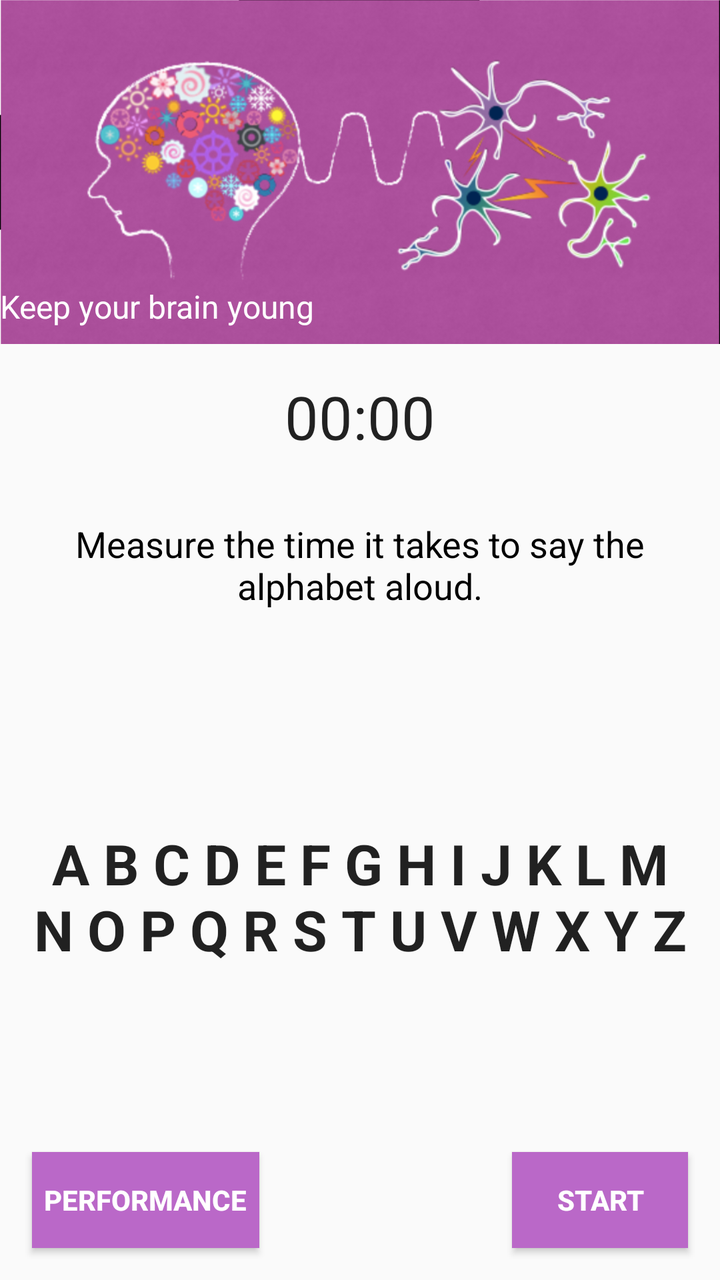
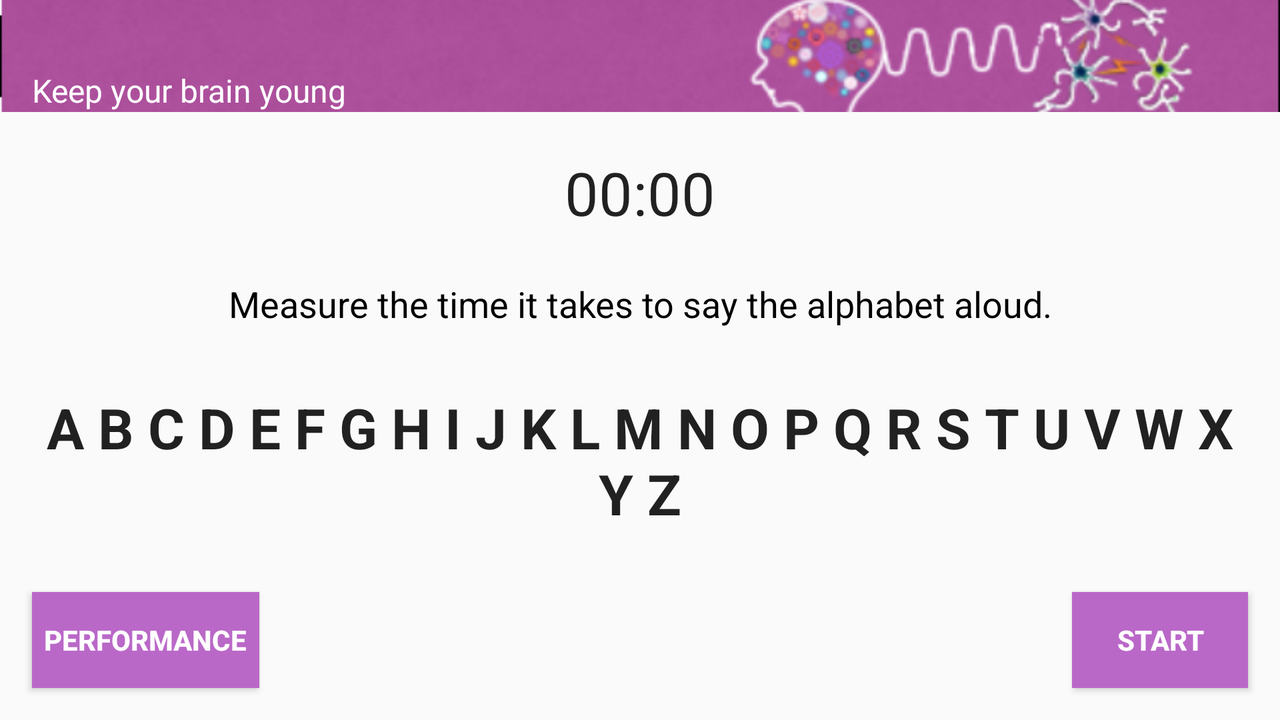

An Android layout and its configuration variant, each rendered on a device that would load it. The default file and the variant file are quoted in full after the pictures.
<!-- AndroidManifest.xml: application theme AppTheme -->
<!-- res/layout/activity_test_alphabet.xml -->
<?xml version="1.0" encoding="utf-8"?>
<android.support.constraint.ConstraintLayout
    xmlns:android="http://schemas.android.com/apk/res/android"
    xmlns:app="http://schemas.android.com/apk/res-auto"
    xmlns:tools="http://schemas.android.com/tools"
    android:layout_width="match_parent"
    android:layout_height="match_parent"
    android:id="@+id/activityAlphaLayout"
    tools:context="com.google.android.gms.example.exercisesforthebrain.TestAlphabetActivity">

    <ImageView
        android:id="@+id/imageViewBarId"
        android:layout_width="0dp"
        android:layout_height="172dp"
        android:background="@android:color/transparent"
        android:scaleType="centerCrop"
        app:layout_constraintHorizontal_bias="1.0"
        app:layout_constraintLeft_toLeftOf="parent"
        app:layout_constraintRight_toRightOf="parent"
        app:layout_constraintTop_toTopOf="parent"
        app:srcCompat="@drawable/imageforapp"
        tools:ignore="ContentDescription" />

    <TextView
        android:id="@+id/textViewSubtitleId"
        android:layout_width="wrap_content"
        android:layout_height="wrap_content"
        android:layout_marginBottom="8dp"
        android:focusable="true"
        android:nextFocusDown="@+id/chronometerId"
        android:nextFocusLeft="@+id/chronometerId"
        android:nextFocusRight="@+id/chronometerId"
        android:text="@string/subtitle"
        android:textAppearance="@android:style/TextAppearance.Material.Medium"
        android:textColor="@android:color/white"
        android:textSize="16sp"
        app:layout_constraintBottom_toBottomOf="@+id/imageViewBarId"
        app:layout_constraintLeft_toLeftOf="parent" />

    <android.support.v7.widget.Toolbar
        android:id="@+id/toolbarTestStartAlphaId"
        android:layout_width="0dp"
        android:layout_height="40dp"
        android:layout_marginLeft="0dp"
        android:layout_marginRight="0dp"
        android:layout_marginTop="0dp"
        android:elevation="4dp"
        app:layout_constraintHorizontal_bias="0.502"
        app:layout_constraintLeft_toLeftOf="parent"
        app:layout_constraintRight_toRightOf="parent"
        app:layout_constraintTop_toTopOf="parent">

    </android.support.v7.widget.Toolbar>

    <Chronometer
        android:id="@+id/chronometerId"
        android:layout_width="wrap_content"
        android:layout_height="wrap_content"
        android:layout_marginTop="16dp"
        android:contentDescription="@string/content_descriptio_timer"
        android:focusable="true"
        android:nextFocusDown="@+id/textViewDescriptionExerId"
        android:nextFocusLeft="@+id/textViewDescriptionExerId"
        android:nextFocusRight="@+id/textViewDescriptionExerId"
        android:nextFocusUp="@+id/textViewSubtitleId"
        android:textSize="30sp"
        app:layout_constraintLeft_toLeftOf="parent"
        app:layout_constraintRight_toRightOf="parent"
        app:layout_constraintTop_toBottomOf="@+id/imageViewBarId" />

    <Button
        android:id="@+id/buttonStartId"
        android:layout_width="wrap_content"
        android:layout_height="wrap_content"
        android:layout_marginBottom="16dp"
        android:layout_marginEnd="16dp"
        android:background="@color/colorfabbuttondayactivity"
        android:contentDescription="@string/content_description_AlphaTest"
        android:elevation="2dp"
        android:focusable="true"
        android:nextFocusDown="@+id/buttonPerformanceAlphaId"
        android:nextFocusLeft="@+id/buttonPerformanceAlphaId"
        android:nextFocusRight="@+id/buttonPerformanceAlphaId"
        android:nextFocusUp="@+id/textViewMathQuestionId"
        android:text="@string/start"
        android:textColor="@color/colorWhite"
        android:textStyle="bold"
        app:layout_constraintBottom_toBottomOf="parent"
        app:layout_constraintEnd_toEndOf="parent" />

    <TextView
        android:id="@+id/textViewDescriptionExerId"
        android:layout_width="0dp"
        android:layout_height="wrap_content"
        android:layout_marginLeft="16dp"
        android:layout_marginRight="16dp"
        android:layout_marginTop="16dp"
        android:elevation="4dp"
        android:focusable="true"
        android:nextFocusDown="@+id/textViewMathQuestionId"
        android:nextFocusLeft="@+id/textViewMathQuestionId"
        android:nextFocusRight="@+id/textViewMathQuestionId"
        android:nextFocusUp="@+id/chronometerId"
        android:paddingEnd="@dimen/titleAppBottMar"
        android:paddingStart="@dimen/titleAppBottMar"
        android:text="@string/descriptionTestAlphabet"
        android:textAlignment="center"
        android:textAppearance="@android:style/TextAppearance.Material.Medium"
        android:textColor="@android:color/black"
        app:layout_constraintBottom_toTopOf="@+id/guideline3"
        app:layout_constraintHorizontal_bias="0.0"
        app:layout_constraintLeft_toLeftOf="parent"
        app:layout_constraintRight_toRightOf="parent"
        app:layout_constraintTop_toBottomOf="@+id/chronometerId" />

    <TextView
        android:id="@+id/textViewMathQuestionId"
        android:layout_width="0dp"
        android:layout_height="wrap_content"
        android:layout_marginBottom="16dp"
        android:layout_marginLeft="16dp"
        android:layout_marginRight="16dp"
        android:layout_marginTop="16dp"
        android:focusable="true"
        android:nextFocusDown="@id/buttonStartId"
        android:nextFocusLeft="@id/buttonStartId"
        android:nextFocusRight="@id/buttonStartId"
        android:nextFocusUp="@id/textViewDescriptionExerId"
        android:text="@string/alphabet"
        android:textAlignment="center"
        android:textAppearance="@android:style/TextAppearance.Material.Large"
        android:textSize="28sp"
        android:textStyle="bold"
        app:layout_constraintBottom_toTopOf="@+id/buttonStartId"
        app:layout_constraintLeft_toLeftOf="parent"
        app:layout_constraintRight_toRightOf="parent"
        app:layout_constraintTop_toTopOf="@+id/guideline3" />

    <Button
        android:id="@+id/buttonPerformanceAlphaId"
        android:layout_width="wrap_content"
        android:layout_height="wrap_content"
        android:layout_marginStart="16dp"
        android:background="@color/colorfabbuttondayactivity"
        android:contentDescription="@string/content_description_performance"
        android:elevation="2dp"
        android:focusable="true"
        android:nextFocusDown="@id/textViewSubtitleId"
        android:nextFocusUp="@id/buttonStartId"
        android:paddingEnd="6dp"
        android:paddingLeft="6dp"
        android:paddingRight="6dp"
        android:paddingStart="6dp"
        android:text="@string/performance"
        android:textColor="@color/colorWhite"
        android:textStyle="bold"
        app:layout_constraintBaseline_toBaselineOf="@+id/buttonStartId"
        app:layout_constraintStart_toStartOf="parent" />

    <android.support.constraint.Guideline
        android:id="@+id/guideline3"
        android:layout_width="wrap_content"
        android:layout_height="wrap_content"
        android:orientation="horizontal"
        app:layout_constraintGuide_percent="0.5" />
</android.support.constraint.ConstraintLayout>
<!-- resources referenced by this layout -->
<resources>
  <color name="colorWhite">#ffffff</color>
  <color name="colorfabbuttondayactivity">#BA68C8</color>
  <dimen name="titleAppBottMar">8dp</dimen>
  <!-- drawable imageforapp: png bitmap (drawable-hdpi, 99083 bytes) -->
  <string name="alphabet" translatable="false">A B C D E F G H I J K L M N O P Q R S T U V W X Y Z</string>
  <string name="content_descriptio_timer">Timer</string>
  <string name="content_description_AlphaTest">Start alphabet test</string>
  <string name="content_description_performance">Look at performance</string>
  <string name="descriptionTestAlphabet">Measure the time it takes to say the alphabet aloud.</string>
  <string name="performance">Performance</string>
  <string name="start">Start</string>
  <string name="subtitle">Keep your brain young</string>
  <style name="AppTheme" parent="Theme.AppCompat.Light.NoActionBar">
          
          <item name="colorPrimary">@color/colorPrimary</item>
          <item name="colorPrimaryDark">@color/colorPrimaryDark</item>
          <item name="colorAccent">@color/colorAccent</item>
          <item name="colorControlNormal">@color/colorWhite</item>
  
          
          <item name="android:windowContentTransitions">true</item>
  
          
          <item name="android:windowEnterTransition">@transition/explode</item>
          <item name="android:windowExitTransition">@transition/explode</item>
  
          
          <item name="android:windowSharedElementEnterTransition">
              @transition/change_image_transform</item>
          <item name="android:windowSharedElementExitTransition">
              @transition/change_image_transform</item>
  
  
      </style>
  <color name="colorPrimary">#3f51b5</color>
  <color name="colorPrimaryDark">#9C27B0</color>
  <color name="colorAccent">#ff4081</color>
</resources>
<!-- res/layout-land/activity_test_alphabet.xml (the author's variant of the layout above) -->
<!-- drawn on the phone turned sideways -->
<?xml version="1.0" encoding="utf-8"?>
<android.support.constraint.ConstraintLayout
    xmlns:android="http://schemas.android.com/apk/res/android"
    xmlns:app="http://schemas.android.com/apk/res-auto"
    xmlns:tools="http://schemas.android.com/tools"
    android:layout_width="match_parent"
    android:layout_height="match_parent"
    android:id="@+id/activityAlphaLayout"
    tools:context="com.google.android.gms.example.exercisesforthebrain.TestAlphabetActivity">

    <ImageView
        android:id="@+id/imageViewBarId"
        android:layout_width="0dp"
        android:layout_height="56dp"
        android:background="@android:color/transparent"
        android:scaleType="centerCrop"
        app:layout_constraintHorizontal_bias="1.0"
        app:layout_constraintLeft_toLeftOf="parent"
        app:layout_constraintRight_toRightOf="parent"
        app:layout_constraintTop_toTopOf="parent"
        app:srcCompat="@drawable/horizontalimageforapp"
        tools:ignore="ContentDescription" />

    <TextView
        android:id="@+id/textViewSubtitleId"
        android:layout_width="wrap_content"
        android:layout_height="wrap_content"
        android:layout_marginStart="16dp"
        android:focusable="true"
        android:nextFocusDown="@+id/chronometerId"
        android:nextFocusLeft="@+id/chronometerId"
        android:nextFocusRight="@+id/chronometerId"
        android:text="@string/subtitle"
        android:textAppearance="@android:style/TextAppearance.Material.Medium"
        android:textColor="@android:color/white"
        android:textSize="16sp"
        app:layout_constraintBottom_toBottomOf="@+id/imageViewBarId"
        app:layout_constraintLeft_toLeftOf="parent" />

    <android.support.v7.widget.Toolbar
        android:id="@+id/toolbarTestStartAlphaId"
        android:layout_width="0dp"
        android:layout_height="40dp"
        android:layout_marginLeft="0dp"
        android:layout_marginRight="0dp"
        android:layout_marginTop="0dp"
        android:elevation="4dp"
        app:layout_constraintHorizontal_bias="0.502"
        app:layout_constraintLeft_toLeftOf="parent"
        app:layout_constraintRight_toRightOf="parent"
        app:layout_constraintTop_toTopOf="parent">

    </android.support.v7.widget.Toolbar>

    <Chronometer
        android:id="@+id/chronometerId"
        android:layout_width="wrap_content"
        android:layout_height="wrap_content"
        android:layout_marginBottom="60dp"
        android:layout_marginLeft="0dp"
        android:layout_marginRight="0dp"
        android:layout_marginTop="16dp"
        android:contentDescription="@string/content_descriptio_timer"
        android:focusable="true"
        android:nextFocusDown="@+id/textViewDescriptionExerId"
        android:nextFocusLeft="@+id/textViewDescriptionExerId"
        android:nextFocusRight="@+id/textViewDescriptionExerId"
        android:nextFocusUp="@+id/textViewSubtitleId"
        android:textSize="30sp"
        app:layout_constraintBottom_toTopOf="@+id/guideline3"
        app:layout_constraintLeft_toLeftOf="parent"
        app:layout_constraintRight_toRightOf="parent"
        app:layout_constraintTop_toBottomOf="@+id/imageViewBarId" />

    <Button
        android:id="@+id/buttonStartId"
        android:layout_width="wrap_content"
        android:layout_height="wrap_content"
        android:layout_marginBottom="16dp"
        android:layout_marginEnd="16dp"
        android:background="@color/colorfabbuttondayactivity"
        android:contentDescription="@string/content_description_AlphaTest"
        android:focusable="true"
        android:nextFocusDown="@+id/buttonPerformanceAlphaId"
        android:nextFocusLeft="@+id/buttonPerformanceAlphaId"
        android:nextFocusRight="@+id/buttonPerformanceAlphaId"
        android:nextFocusUp="@+id/textViewMathQuestionId"
        android:text="@string/start"
        android:textColor="@color/colorWhite"
        android:textStyle="bold"
        app:layout_constraintBottom_toBottomOf="parent"
        app:layout_constraintRight_toRightOf="parent" />

    <TextView
        android:id="@+id/textViewDescriptionExerId"
        android:layout_width="0dp"
        android:layout_height="wrap_content"
        android:layout_marginBottom="16dp"
        android:layout_marginLeft="16dp"
        android:layout_marginRight="16dp"
        android:elevation="4dp"
        android:focusable="true"
        android:nextFocusDown="@+id/textViewMathQuestionId"
        android:nextFocusLeft="@+id/textViewMathQuestionId"
        android:nextFocusRight="@+id/textViewMathQuestionId"
        android:nextFocusUp="@+id/chronometerId"
        android:paddingEnd="@dimen/titleAppBottMar"
        android:paddingStart="@dimen/titleAppBottMar"
        android:text="@string/descriptionTestAlphabet"
        android:textAlignment="center"
        android:textAppearance="@android:style/TextAppearance.Material.Medium"
        android:textColor="@android:color/black"
        app:layout_constraintBottom_toTopOf="@+id/guideline3"
        app:layout_constraintHorizontal_bias="0.0"
        app:layout_constraintLeft_toLeftOf="parent"
        app:layout_constraintRight_toRightOf="parent" />

    <TextView
        android:id="@+id/textViewMathQuestionId"
        android:layout_width="0dp"
        android:layout_height="wrap_content"
        android:layout_marginBottom="16dp"
        android:layout_marginLeft="16dp"
        android:layout_marginRight="16dp"
        android:focusable="true"
        android:nextFocusDown="@id/buttonStartId"
        android:nextFocusLeft="@id/buttonStartId"
        android:nextFocusRight="@id/buttonStartId"
        android:nextFocusUp="@id/textViewDescriptionExerId"
        android:text="@string/alphabet"
        android:textAlignment="center"
        android:textAppearance="@android:style/TextAppearance.Material.Large"
        android:textSize="28sp"
        android:textStyle="bold"
        app:layout_constraintBottom_toTopOf="@+id/buttonPerformanceAlphaId"
        app:layout_constraintHorizontal_bias="0.0"
        app:layout_constraintLeft_toLeftOf="parent"
        app:layout_constraintRight_toRightOf="parent"
        app:layout_constraintTop_toTopOf="@+id/guideline3" />

    <Button
        android:id="@+id/buttonPerformanceAlphaId"
        android:layout_width="wrap_content"
        android:layout_height="wrap_content"
        android:layout_marginBottom="16dp"
        android:layout_marginStart="16dp"
        android:background="@color/colorfabbuttondayactivity"
        android:contentDescription="@string/content_description_performance"
        android:focusable="true"
        android:nextFocusDown="@id/textViewSubtitleId"
        android:nextFocusUp="@id/buttonStartId"
        android:paddingEnd="6dp"
        android:paddingLeft="6dp"
        android:paddingRight="6dp"
        android:paddingStart="6dp"
        android:text="@string/performance"
        android:textColor="@color/colorWhite"
        android:textStyle="bold"
        app:layout_constraintBottom_toBottomOf="parent"
        app:layout_constraintLeft_toLeftOf="parent" />

    <android.support.constraint.Guideline
        android:id="@+id/guideline3"
        android:layout_width="wrap_content"
        android:layout_height="wrap_content"
        android:orientation="horizontal"
        app:layout_constraintGuide_percent="0.5" />
</android.support.constraint.ConstraintLayout>
<!-- resources referenced by the variant -->
<!-- as the phone turned sideways resolves them -->
<resources>
  <color name="colorWhite">#ffffff</color>
  <color name="colorfabbuttondayactivity">#BA68C8</color>
  <dimen name="titleAppBottMar">8dp</dimen>
  <!-- drawable horizontalimageforapp: png bitmap (drawable-hdpi, 19260 bytes) -->
  <string name="alphabet" translatable="false">A B C D E F G H I J K L M N O P Q R S T U V W X Y Z</string>
  <string name="content_descriptio_timer">Timer</string>
  <string name="content_description_AlphaTest">Start alphabet test</string>
  <string name="content_description_performance">Look at performance</string>
  <string name="descriptionTestAlphabet">Measure the time it takes to say the alphabet aloud.</string>
  <string name="performance">Performance</string>
  <string name="start">Start</string>
  <string name="subtitle">Keep your brain young</string>
  <style name="AppTheme" parent="Theme.AppCompat.Light.NoActionBar">
          
          <item name="colorPrimary">@color/colorPrimary</item>
          <item name="colorPrimaryDark">@color/colorPrimaryDark</item>
          <item name="colorAccent">@color/colorAccent</item>
          <item name="colorControlNormal">@color/colorWhite</item>
  
          
          <item name="android:windowContentTransitions">true</item>
  
          
          <item name="android:windowEnterTransition">@transition/explode</item>
          <item name="android:windowExitTransition">@transition/explode</item>
  
          
          <item name="android:windowSharedElementEnterTransition">
              @transition/change_image_transform</item>
          <item name="android:windowSharedElementExitTransition">
              @transition/change_image_transform</item>
  
  
      </style>
  <color name="colorPrimary">#3f51b5</color>
  <color name="colorPrimaryDark">#9C27B0</color>
  <color name="colorAccent">#ff4081</color>
</resources>
